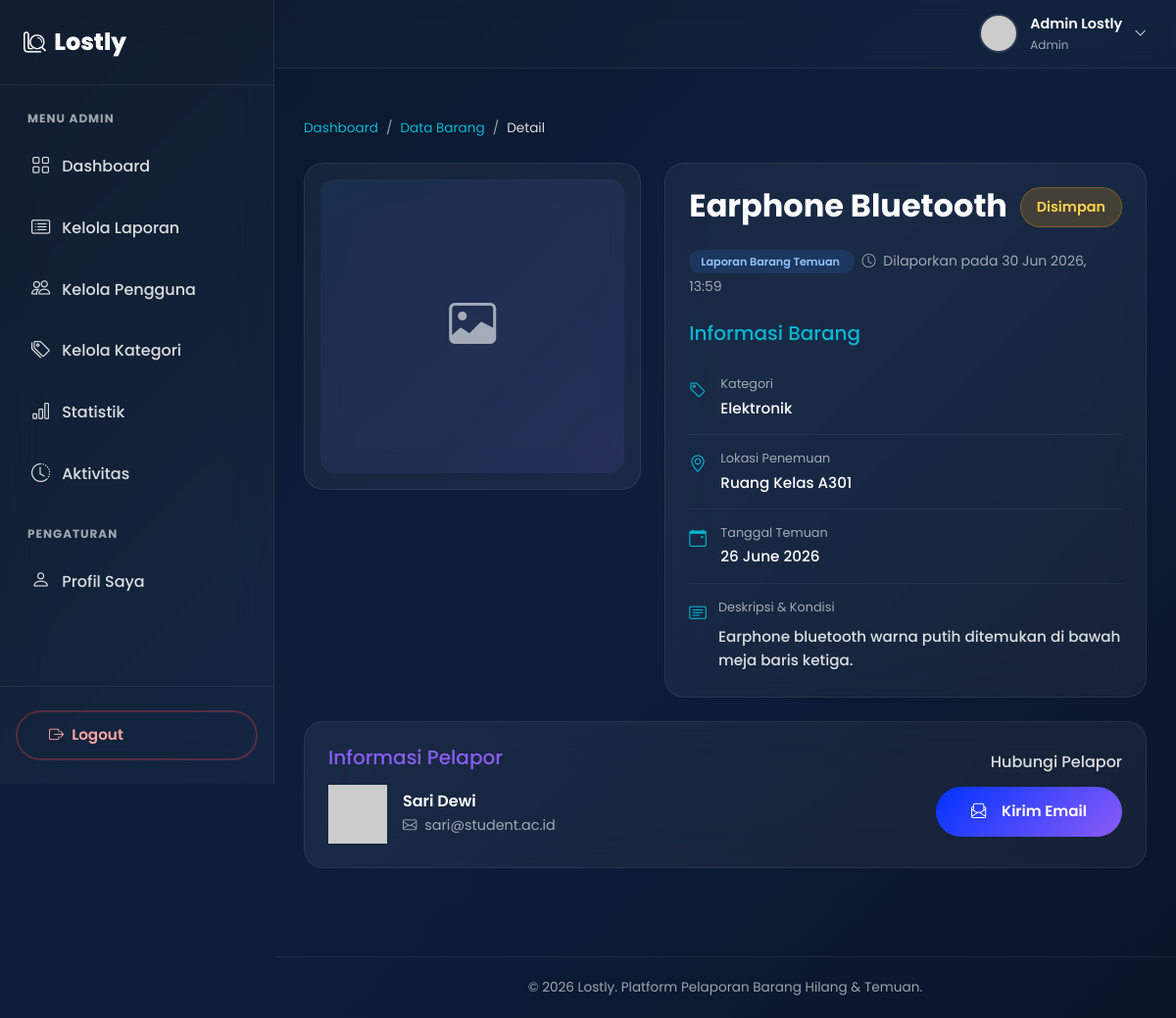
The page /detail_barang.php?id=1&type=temuan (signed in) on the database its author committed.
### tables this page shows
CREATE TABLE IF NOT EXISTS barang_temuan (
    id_temuan INT AUTO_INCREMENT PRIMARY KEY,
    id_user INT NOT NULL,
    nama_barang VARCHAR(150) NOT NULL,
    kategori ENUM('Elektronik', 'Dokumen', 'Aksesoris', 'Pakaian', 'Tas', 'Kunci', 'Buku', 'Lainnya') NOT NULL,
    lokasi VARCHAR(200) NOT NULL,
    tanggal_temuan DATE NOT NULL,
    deskripsi TEXT,
    foto VARCHAR(255) DEFAULT 'no-image.png',
    status ENUM('Disimpan', 'Diklaim', 'Dikembalikan') DEFAULT 'Disimpan',
    created_at TIMESTAMP DEFAULT CURRENT_TIMESTAMP,
    FOREIGN KEY (id_user) REFERENCES users(id_user) ON DELETE CASCADE
);

CREATE TABLE IF NOT EXISTS users (
    id_user INT AUTO_INCREMENT PRIMARY KEY,
    nama VARCHAR(100) NOT NULL,
    email VARCHAR(100) NOT NULL UNIQUE,
    password VARCHAR(255) NOT NULL,
    foto VARCHAR(255) DEFAULT 'default.png',
    role ENUM('user', 'admin') DEFAULT 'user',
    created_at TIMESTAMP DEFAULT CURRENT_TIMESTAMP
);

### session.php (called while the page is built, shortened)
<?php
function getCurrentUser() {
    if (isset($_SESSION['id_user'])) {
        return [
            'id_user' => $_SESSION['id_user'],
            'nama'    => $_SESSION['nama'],
            'email'   => $_SESSION['email'],
            'foto'    => $_SESSION['foto'],
            'role'    => $_SESSION['role']
        ];
    }
    return null;
}
?>

### detail_barang.php (the view, shortened to what this page needs)
<?php
require_once 'session.php';
$id = (int)$_GET['id'];
$type = $_GET['type'];
$current_user_id = $_SESSION['id_user'];
if ($type === 'hilang') {
    $query = "SELECT b.*, u.nama as nama_pelapor, u.email as email_pelapor, u.foto as foto_pelapor,
              'hilang' as tipe, b.tanggal_hilang as tanggal
              FROM barang_hilang b
              JOIN users u ON b.id_user = u.id_user
              WHERE b.id_barang = ?";
} else {
    $query = "SELECT b.*, u.nama as nama_pelapor, u.email as email_pelapor, u.foto as foto_pelapor,
              'temuan' as tipe, b.tanggal_temuan as tanggal
              FROM barang_temuan b
              JOIN users u ON b.id_user = u.id_user
              WHERE b.id_temuan = ?";
}
$stmt = $conn->prepare($query);
$stmt->bind_param("i", $id);
$stmt->execute();
$result = $stmt->get_result();
$item = $result->fetch_assoc();
$is_owner = ($item['id_user'] == $current_user_id);
include 'includes/header.php';
include 'includes/sidebar.php';
include 'includes/topbar.php';
?>
    <div class="container-fluid dashboard-content">
        <nav aria-label="breadcrumb" class="mb-4 animate-on-scroll">
            <ol class="breadcrumb breadcrumb-custom">
                <li class="breadcrumb-item"><a href="dashboard.php">Dashboard</a></li>
                <li class="breadcrumb-item"><a href="data_barang.php">Data Barang</a></li>
                <li class="breadcrumb-item active" aria-current="page">Detail</li>
            </ol>
        </nav>
        <div class="row g-4 justify-content-center">
            <div class="col-lg-5 animate-on-scroll slide-left">
                <div class="detail-card p-3">
                    <?php if ($item['foto'] && $item['foto'] !== 'no-image.png'): ?>
                        <img src="uploads/<?= htmlspecialchars($item['foto']) ?>" alt="<?= htmlspecialchars($item['nama_barang']) ?>" class="detail-image">
                    <?php else: ?>
                        <div class="no-image-placeholder detail-image" style="min-height: 300px; border-radius: var(--radius-md);">
                            <i class="bi bi-image"></i>
                        </div>
                    <?php endif; ?>
                </div>
            </div>
            <div class="col-lg-7 animate-on-scroll slide-right">
                <div class="detail-card p-4 h-100">
                    <div class="d-flex justify-content-between align-items-start mb-3">
                        <h2 style="font-weight: 700; color: var(--text-white);"><?= htmlspecialchars($item['nama_barang']) ?></h2>
                        <span class="badge-status <?= 'badge-' . strtolower($item['status']) ?> px-3 py-2" style="font-size: 0.9rem;">
                            <?= htmlspecialchars($item['status']) ?>
                        </span>
                    </div>
                    <div class="mb-4">
                        <span class="badge-type <?= $item['tipe'] === 'hilang' ? 'badge-type-hilang' : 'badge-type-temuan' ?> me-2">
                            Laporan Barang <?= ucfirst($item['tipe']) ?>
                        </span>
                        <small style="color: var(--text-muted);"><i class="bi bi-clock me-1"></i> Dilaporkan pada <?= date('d M Y, H:i', strtotime($item['created_at'])) ?></small>
                    </div>
                    <h5 class="mb-3" style="color: var(--accent-cyan);">Informasi Barang</h5>
                    <div class="detail-info-item">
                        <i class="bi bi-tag"></i>
                        <div>
                            <div class="info-label">Kategori</div>
                            <div class="info-value"><?= htmlspecialchars($item['kategori']) ?></div>
                        </div>
                    </div>
                    <div class="detail-info-item">
                        <i class="bi bi-geo-alt"></i>
                        <div>
                            <div class="info-label">Lokasi <?= $item['tipe'] === 'hilang' ? 'Terakhir Terlihat' : 'Penemuan' ?></div>
                            <div class="info-value"><?= htmlspecialchars($item['lokasi']) ?></div>
                        </div>
                    </div>
                    <div class="detail-info-item">
                        <i class="bi bi-calendar-event"></i>
                        <div>
                            <div class="info-label">Tanggal <?= ucfirst($item['tipe']) ?></div>
                            <div class="info-value"><?= date('d F Y', strtotime($item['tanggal'])) ?></div>
                        </div>
                    </div>
                    <div class="detail-info-item border-0 pb-0">
                        <i class="bi bi-card-text"></i>
                        <div>
                            <div class="info-label">Deskripsi & Kondisi</div>
                            <div class="info-value mt-2" style="line-height: 1.6; color: var(--text-light);">
                                <?= nl2br(htmlspecialchars($item['deskripsi'])) ?>
                            </div>
                        </div>
                    </div>
                </div>
            </div>
            <div class="col-12 animate-on-scroll">
                <div class="detail-card p-4">
                    <div class="row align-items-center">
                        <div class="col-md-7 mb-4 mb-md-0">
                            <h5 class="mb-3" style="color: var(--accent-purple);">Informasi Pelapor</h5>
                            <div class="d-flex align-items-center gap-3">
                                <img src="uploads/<?= htmlspecialchars($item['foto_pelapor']) ?>" alt="Avatar" class="user-avatar" style="width: 60px; height: 60px;"
                                     onerror="this.src='https://ui-avatars.com/api/?name=<?= urlencode($item['nama_pelapor']) ?>&background=3B82F6&color=fff'">
                                <div>
                                    <h6 class="mb-1 text-white" style="font-weight: 600;"><?= htmlspecialchars($item['nama_pelapor']) ?></h6>
                                    <div style="font-size: 0.9rem; color: var(--text-muted);">
                                        <i class="bi bi-envelope me-1"></i> <?= htmlspecialchars($item['email_pelapor']) ?>
                                    </div>
                                </div>
                            </div>
                        </div>
                        <div class="col-md-5 text-md-end border-md-start" style="border-color: rgba(255,255,255,0.1) !important; padding-left: 1.5rem;">
                            <?php if ($is_owner): ?>
                                <h6 class="mb-3" style="color: var(--text-light);">Aksi Anda</h6>
                                <div class="d-flex gap-2 justify-content-md-end flex-wrap">
                                    <a href="edit_barang.php?id=<?= $id ?>&type=<?= $type ?>" class="btn btn-outline-glass btn-sm-gradient">
                                        <i class="bi bi-pencil-square me-1"></i> Edit Data
                                    </a>
                                    <button type="button" class="btn btn-sm btn-gradient" style="background: linear-gradient(135deg, #EF4444, #B91C1C);"
                                            onclick="confirmDelete(<?= $id ?>, '<?= $type ?>')">
                                        <i class="bi bi-trash me-1"></i> Hapus
                                    </button>
                                </div>
                            <?php else: ?>
                                <h6 class="mb-3" style="color: var(--text-light);">Hubungi Pelapor</h6>
                                <a href="mailto:<?= htmlspecialchars($item['email_pelapor']) ?>?subject=Terkait Laporan <?= ucfirst($item['tipe']) ?>: <?= htmlspecialchars($item['nama_barang']) ?>" class="btn btn-gradient">
                                    <i class="bi bi-envelope-paper me-2"></i> Kirim Email
                                </a>
                            <?php endif; ?>
                        </div>
                    </div>
                </div>
            </div>
        </div>
    </div>
<?php include 'includes/footer.php'; ?>

### includes/header.php (shortened to what this page needs)
<!DOCTYPE html>
<html lang="id">
<head>
    <link href="https://cdn.jsdelivr.net/npm/bootstrap@5.3.0/dist/css/bootstrap.min.css" rel="stylesheet">
    <link href="https://cdn.jsdelivr.net/npm/bootstrap-icons@1.11.0/font/bootstrap-icons.css" rel="stylesheet">
    <link href="https://cdn.jsdelivr.net/npm/sweetalert2@11/dist/sweetalert2.min.css" rel="stylesheet">
    <link href="style/style.css" rel="stylesheet">
</head>
<body class="page-internal">
    <div class="app-wrapper">

### includes/sidebar.php (shortened to what this page needs)
<?php
$current_page = basename($_SERVER['PHP_SELF']);
?>
<aside class="sidebar" id="sidebar">
    <div class="sidebar-header">
        <a href="<?= isset($_SESSION['role']) && $_SESSION['role'] === 'admin' ? 'admin_dashboard.php' : 'dashboard.php' ?>" class="sidebar-brand">
            <img src="img/logo.png" class="logo-img" alt="Lostly Logo" style="filter:brightness(0) invert(1);"> Lostly
        </a>
    </div>
    <div class="sidebar-nav">
        <?php if (isset($_SESSION['role']) && $_SESSION['role'] === 'admin'): ?>
            <div class="sidebar-nav-title">Menu Admin</div>
            <a href="admin_dashboard.php" class="sidebar-link <?= $current_page == 'admin_dashboard.php' ? 'active' : '' ?>">
                <i class="bi bi-grid"></i> Dashboard
            </a>
            <a href="admin_laporan.php" class="sidebar-link <?= $current_page == 'admin_laporan.php' ? 'active' : '' ?>">
                <i class="bi bi-card-list"></i> Kelola Laporan
            </a>
            <a href="admin_pengguna.php" class="sidebar-link <?= $current_page == 'admin_pengguna.php' ? 'active' : '' ?>">
                <i class="bi bi-people"></i> Kelola Pengguna
            </a>
            <a href="admin_kategori.php" class="sidebar-link <?= $current_page == 'admin_kategori.php' ? 'active' : '' ?>">
                <i class="bi bi-tags"></i> Kelola Kategori
            </a>
            <a href="admin_statistik.php" class="sidebar-link <?= $current_page == 'admin_statistik.php' ? 'active' : '' ?>">
                <i class="bi bi-bar-chart"></i> Statistik
            </a>
            <a href="admin_aktivitas.php" class="sidebar-link <?= $current_page == 'admin_aktivitas.php' ? 'active' : '' ?>">
                <i class="bi bi-clock-history"></i> Aktivitas
            </a>
            <div class="sidebar-nav-title mt-4">Pengaturan</div>
            <a href="profil.php" class="sidebar-link <?= $current_page == 'profil.php' ? 'active' : '' ?>">
                <i class="bi bi-person"></i> Profil Saya
            </a>
        <?php endif; ?>
    </div>
    <div class="sidebar-footer">
        <button onclick="confirmLogout()" class="btn btn-outline-glass w-100" style="color: #FCA5A5; border-color: rgba(239, 68, 68, 0.3);">
            <i class="bi bi-box-arrow-right"></i> Logout
        </button>
    </div>
</aside>

### includes/topbar.php (shortened to what this page needs)
<?php
if (!isset($user)) {
    $user = getCurrentUser();
}
?>
<div class="main-content">
    <header class="topbar">
        <div class="topbar-right">
            <div class="dropdown">
                <div class="topbar-user" data-bs-toggle="dropdown" aria-expanded="false">
                    <img src="uploads/<?= htmlspecialchars($user['foto']) ?>" alt="Avatar"
                         onerror="this.src='https://ui-avatars.com/api/?name=<?= urlencode($user['nama']) ?>&background=3B82F6&color=fff'">
                    <div class="topbar-user-info">
                        <span><?= htmlspecialchars($user['nama']) ?></span>
                        <small><?= ucfirst(htmlspecialchars($user['role'])) ?></small>
                    </div>
                    <i class="bi bi-chevron-down d-none d-md-block text-white" style="font-size: 0.8rem;"></i>
                </div>
            </div>
        </div>
    </header>
    <div class="content-body">

### includes/footer.php (shortened to what this page needs)
    </div>
    <footer class="app-footer">
        &copy; <?= date('Y') ?> Lostly. Platform Pelaporan Barang Hilang & Temuan.
    </footer>
</div>
</div>
</body>
</html>

### rows shown on the page
barang_temuan: nama_barang "Earphone Bluetooth", status "Disimpan", created_at "30 Jun 2026, 13:59", kategori "Elektronik", lokasi "Ruang Kelas A301", tanggal_temuan "26 June 2026", deskripsi "Earphone bluetooth warna putih ditemukan di bawah meja baris ketiga.", id_user.nama "Sari Dewi", id_user.email "sari@student.ac.id"

### other values the page prints
$user['nama'] "Admin Lostly"
$user['role'] "Admin"
$item['tipe'] "Temuan"
